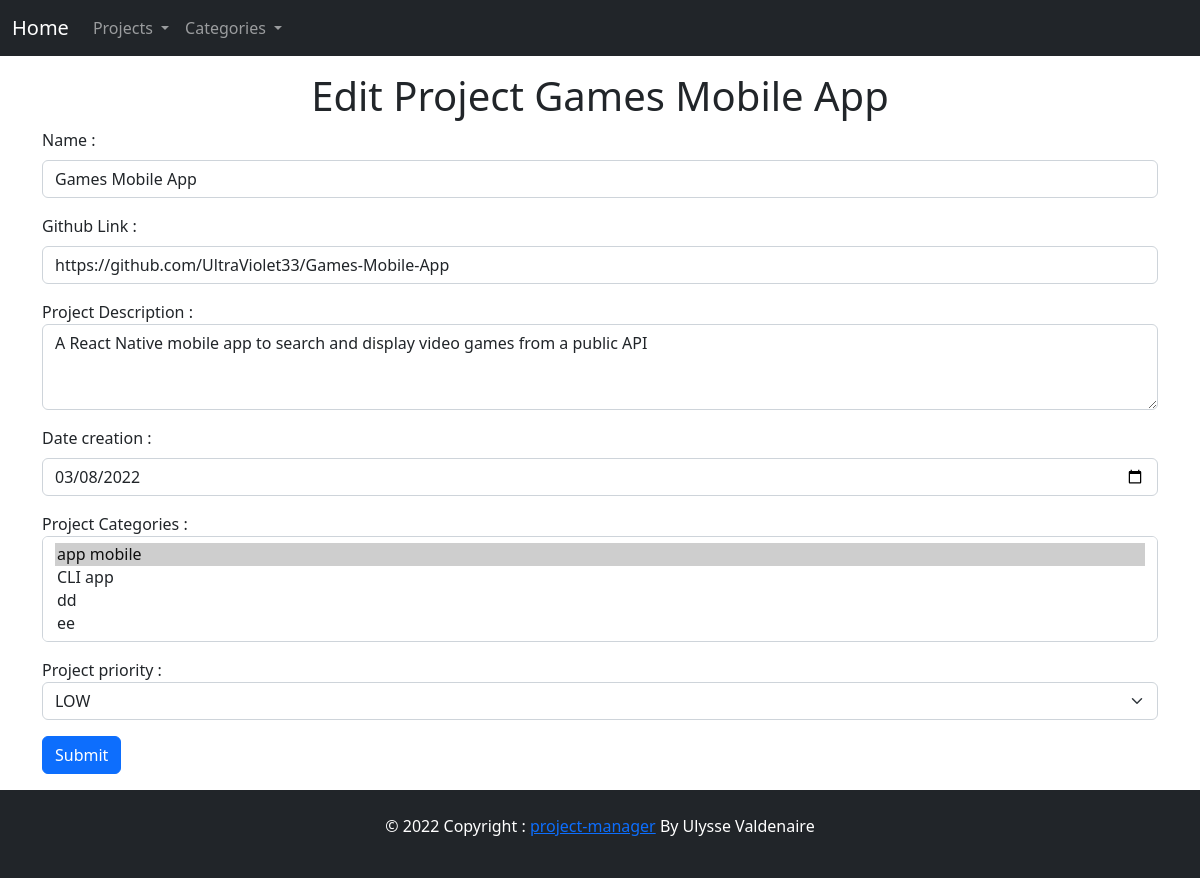
The page /projects/edit?id=44 on the database its author committed.
### tables this page shows
CREATE TABLE IF NOT EXISTS `projects` (
  `id_project` int(11) NOT NULL AUTO_INCREMENT,
  `name` varchar(100) NOT NULL,
  `description` text,
  `created_at` date NOT NULL,
  `status` tinyint(1) NOT NULL DEFAULT '0',
  `github_link` varchar(100) DEFAULT NULL,
  `priority` tinyint(4) NOT NULL DEFAULT '0',
  `github_portfolio` tinyint(4) NOT NULL DEFAULT '0',
  PRIMARY KEY (`id_project`)
);

### App/Core/Render.php (called while the page is built, shortened)
<?php
class Render
{
    private string $viewPath;
    public function __construct(string $viewPath, ?array $args = [])
    {
        $this->viewPath = $viewPath;
    }
    public function view(): string
    {
        require BASE_VIEW_PATH . 'layouts\header.php';
        require BASE_VIEW_PATH . $this->viewPath . '.php';
        require BASE_VIEW_PATH . 'layouts\footer.php';
        return ob_get_clean();
    }
    public function __toString(): string
    {
        return $this->view();
    }
}

### public/index.php (called while the page is built, shortened)
<?php
$router = new Router();
$router->get('/', ['App\Controllers\ProjectController', 'index']);
$router->get('/projects', ['App\Controllers\ProjectController', 'index']);
$router->get('/projects/details', ['App\Controllers\ProjectController', 'details']);
$router->get('/projects/portfolio', ['App\Controllers\ProjectController', 'getProjectsPortfolio']);
$router->get('/projects/in-progress', ['App\Controllers\ProjectController', 'getProjectsInProgress']);
$router->get('/projects/commit-portfolio', ['App\Controllers\ProjectController', 'commitPortfolio']);
$router->get('/projects/edit', ['App\Controllers\ProjectController', 'edit']);
$router->post('/projects/edit', ['App\Controllers\ProjectController', 'edit']);
$router->get('/projects/create', ['App\Controllers\ProjectController', 'create']);
$router->post('/projects/create', ['App\Controllers\ProjectController', 'create']);
$router->post('/projects/delete', ['App\Controllers\ProjectController', 'delete']);
$router->get('/api/projects/single-project', ['App\Controllers\ProjectController', 'getSingleProjectJSON']);
$router->post('/api/projects/edit', ['App\Controllers\ProjectController', 'apiEdit']);
$router->get('/api/projects/all', ['App\Controllers\ProjectController', 'apiGetAllProjects']);
$router->get('/api/projects/category', ['App\Controllers\ProjectController', 'apiGetProjectsByCategory']);
$router->get('/api/projects/status', ['App\Controllers\ProjectController', 'apiGetProjectsByStatus']);
$router->get('/categories', ['App\Controllers\CategoryController', 'index']);
$router->get('/categories/index', ['App\Controllers\CategoryController', 'index']);
$router->get('/categories/create', ['App\Controllers\CategoryController', 'create']);
$router->post('/categories/create', ['App\Controllers\CategoryController', 'create']);
$router->get('/categories/edit', ['App\Controllers\CategoryController', 'edit']);
$router->post('/categories/edit', ['App\Controllers\CategoryController', 'edit']);
$router->post('/categories/delete', ['App\Controllers\CategoryController', 'delete']);
(new App($router, ["method" => $_SERVER["REQUEST_METHOD"], "uri" => $_SERVER["REQUEST_URI"]]))->run();

### App/Controllers/Controller.php (called while the page is built, shortened)
<?php
abstract class Controller
{
    protected function getIdInUrlOrRedirectTo(string $urlRedirect): bool|int
    {
        return (int) $_GET["id"];
    }
}

### App/Controllers/ProjectController.php (called while the page is built, shortened)
<?php
class ProjectController extends Controller
{
    private Project $projectModel;
    private Category $categoryModel;
    public function __construct()
    {
        $this->projectModel = new Project();
        $this->categoryModel = new Category();
    }
    private function getSingleProject(int $idProject): object
    {
        $project  = $this->projectModel->selectByColumn("id_project", $idProject);
        $project->categories = $this->categoryModel->getProjectCategories($idProject);
        return $project;
    }
    public function edit(): Render
    {
        $idProject = $this->getIdInUrlOrRedirectTo("/");
        $project  = $this->getSingleProject($idProject);
        $allCategories = $this->categoryModel->selectAll();
        foreach ($allCategories as $category) {
            $category->isInProject = false;
            foreach ($project->categories as $projectCategory) {
                if ($projectCategory->name === $category->name) {
                    $category->isInProject = true;
                }
            }
        }
        $priorities = self::PRIORITIES;
        return Render::make("projects/edit", compact("project", "allCategories", "priorities"));
    }
}

### App/Core/Database/Config.php (called while the page is built, shortened)
<?php
class Config
{
    private static $instance;
    public static array $dbConfig;
    private function __construct()
    {
        self::$dbConfig['db_name'] = "projects-manager-prod";
        self::$dbConfig['db_type'] = "mysql";
        self::$dbConfig['db_host'] = "localhost";
        self::$dbConfig['db_user'] = "root";
        self::$dbConfig['db_password'] = "";
    }
    private static function init(): self
    {
        if (is_null(self::$instance)) {
            self::$instance = new self();
        }
        return self::$instance;
    }
    public static function getValue(string $key): string
    {
        return self::$dbConfig[$key];
    }
}

### App/Core/Database/Database.php (called while the page is built, shortened)
<?php
class Database
{
    private ?PDO $PDOInstance = null;
    private static ?self $instance = null;
    private function __construct()
    {
        try {
            $string = Config::getValue('db_type') . ":host=" . Config::getValue('db_host') . ";dbname=" . Config::getValue('db_name');
            $this->PDOInstance  = new PDO($string, Config::getValue('db_user'), Config::getValue('db_password'), [
                PDO::ATTR_ERRMODE => PDO::ERRMODE_EXCEPTION
            ]);
        } catch (Exception $e) {
            echo "an error";
        }
    }
    public static function getInstance(): self
    {
        if (is_null(self::$instance)) {
            self::$instance = new Database();
        }
        return self::$instance;
    }
    public function read(string $query,  array $data = array()): array
    {
        $statement = $this->PDOInstance->prepare($query);
        $statement->execute($data);
        return $statement->fetchAll(PDO::FETCH_OBJ);
    }
    public function readOneRow(string $query, array $data = []): object|bool
    {
        $statement = $this->PDOInstance->prepare($query);
        $statement->execute($data);
        return $statement->fetch(PDO::FETCH_OBJ);
    }
}

### App/Models/Model.php (called while the page is built, shortened)
<?php
abstract class Model
{
    protected Database $db;
    protected string $table;
    public function __construct()
    {
        $this->db = Database::getInstance();
        $this->table = $this->setTableName();
    }
    public function selectByColumn(string $column, mixed $value): object|bool
    {
        $query = "SELECT * FROM $this->table WHERE $column = :value";
        return $this->db->readOneRow($query, ["value" => $value]);
    }
    public function selectAll(): array
    {
        $query = "SELECT * FROM $this->table";
        return $this->db->read($query);
    }
    private function setTableName(): string
    {
        return strtolower(explode("\\", get_class($this))[2] . 's');
    }
    private function setId(): string
    {
        $table = strtolower(explode("\\", get_class($this))[2]);
        return "id_" . $table;
    }
}

### App/Router/Router.php (called while the page is built, shortened)
<?php
class Router
{
    private array $routes = [];
    public function register(string $path, callable|array $action, string $requestedMethod): void
    {
        $this->routes[$requestedMethod][$path] = $action;
    }
    public function resolve(string $method, string $uri): mixed
    {
        $path = explode('?', $uri)[0];
        $action = $this->routes[$method][$path] ?? null;
        if (is_array($action)) {
            [$class, $classMethod] = $action;
            if (class_exists($class) && method_exists($class, $classMethod)) {
                $controller = new $class();
                return call_user_func_array([$controller, $classMethod], []);
            }
        }
    }
}

### App/Models/Category.php (called while the page is built, shortened)
<?php
class Category extends Model
{
    public function __construct()
    {
        $this->db = Database::getInstance();
        $this->table = "categories";
    }
    public function getProjectCategories(int $idProject): array
    {
        $query = "SELECT *  FROM categories
                INNER JOIN projects_categories
                ON categories.id_category = projects_categories.id_categorie
                WHERE projects_categories.id_project = :id_project";
        return $this->db->read($query, ["id_project" => $idProject]);
    }
}

### App/views/projects/edit.php (the view, shortened to what this page needs)
<div class="row">
    <div class="col-12">
        <h1 class="text-center">Edit Project <?= $project->name ?></h1>
        <form action="" method="POST">
            <div class="mb-3">
                <label for="name" class="form-label">Name : </label>
                <input type="text" class="form-control" name="name" value="<?= $project->name ?>">
            </div>
            <div class="mb-3">
                <label for="github_link" class="form-label">Github Link : </label>
                <input type="text" class="form-control" name="github_link" value="<?= $project->github_link ?>">
            </div>
            <div class="mb-3">
                <label for="description">Project Description : </label>
                <textarea class="form-control" name="description" rows="3"><?= $project->description ?></textarea>
            </div>
            <div class="mb-3">
                <label for="created_at" class="form-label">Date creation : </label>
                <input type="date" class="form-control" name="created_at" value="<?= $project->created_at ?>">
            </div>
            <div class="mb-3">
                <label for="categories">Project Categories : </label>
                <select name="categories[]" class="form-select" multiple>
                    <?php foreach ($allCategories as $category) : ?>
                        <?php if ($category->isInProject) : ?>
                            <option value="<?= $category->id_category ?>" selected><?= $category->name ?></option>
                        <?php else : ?>
                            <option value="<?= $category->id_category ?>"><?= $category->name ?></option>
                        <?php endif; ?>
                    <?php endforeach; ?>
                </select>
            </div>
            <div class="mb-3">
                <label for="priority">Project priority : </label>
                <select name="priority" class="form-select">
                    <?php foreach ($priorities as $key => $priority) : ?>
                        <?php if ($project->priority === $key) : ?>
                            <option value="<?= $key ?>" selected><?= $priority ?></option>
                        <?php else : ?>
                            <option value="<?= $key ?>"><?= $priority ?></option>
                        <?php endif; ?>
                    <?php endforeach; ?>
                </select>
            </div>
            <input class="btn btn-primary" type="submit" value="Submit" name="addProject">
        </form>
    </div>
</div>

### rows shown on the page
projects: name "Games Mobile App", github_link "https://github.com/UltraViolet33/Games-Mobile-App", description "A React Native mobile app to search and display video games from a public API", created_at "03/08/2022", priority "LOW"

### other values the page prints
form field value "app mobile ☑ / CLI app / dd / ee"
